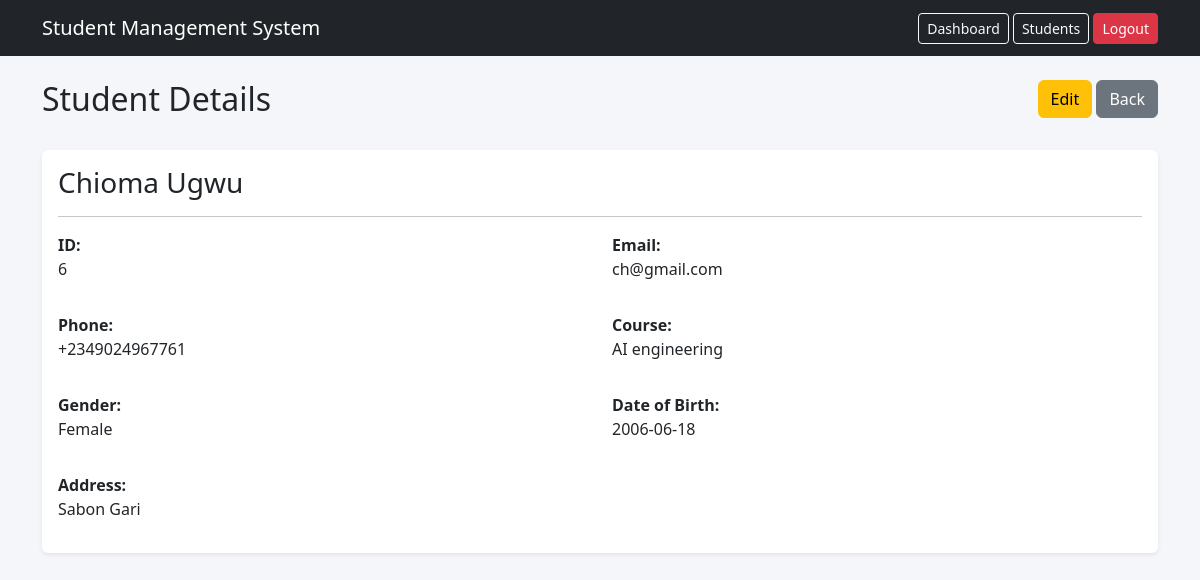
The page /student/6 (signed in) on the database its author committed.
### tables this page shows
CREATE TABLE students (
            id INTEGER PRIMARY KEY AUTOINCREMENT,
            name TEXT NOT NULL,
            email TEXT NOT NULL UNIQUE,
            phone TEXT NOT NULL,
            course TEXT NOT NULL,
            gender TEXT NOT NULL,
            date_of_birth TEXT,
            address TEXT,
            registration_date TIMESTAMP DEFAULT CURRENT_TIMESTAMP
        );

### app.py (the view)
@app.route("/student/<int:id>")
@login_required
def details(id):
    conn = get_db_connection()
    student = conn.execute(
        "SELECT * FROM students WHERE id = ?",
        (id,)
    ).fetchone()
    conn.close()
    if student is None:
        return render_template("404.html"), 404
    return render_template(
        "details.html",
        student=student
    )

### app.py (called while the page is built)
def get_db_connection():
    conn = sqlite3.connect(DATABASE)
    conn.row_factory = sqlite3.Row
    return conn

def login_required(function):
    @wraps(function)
    def wrapper(*args, **kwargs):
        if "logged_in" not in session:
            return redirect(url_for("login"))
        return function(*args, **kwargs)
    return wrapper

### templates/details.html (shortened to what this page needs)
{% extends "base.html" %}
{% block content %}
<div class="d-flex justify-content-between mb-4">
    <h2>
        Student Details
    </h2>
    <div>
        <a
            href="{{ url_for(
                'edit_student',
                id=student['id']
            ) }}"
            class="btn btn-warning">
            Edit
        </a>
        <a
            href="{{ url_for('students') }}"
            class="btn btn-secondary">
            Back
        </a>
    </div>
</div>
<div class="card shadow-sm">
    <div class="card-body">
        <h3>
            {{ student["name"] }}
        </h3>
        <hr>
        <div class="row">
            <div class="col-md-6 mb-3">
                <strong>ID:</strong>
                <p>
                    {{ student["id"] }}
                </p>
            </div>
            <div class="col-md-6 mb-3">
                <strong>Email:</strong>
                <p>
                    {{ student["email"] }}
                </p>
            </div>
            <div class="col-md-6 mb-3">
                <strong>Phone:</strong>
                <p>
                    {{ student["phone"] }}
                </p>
            </div>
            <div class="col-md-6 mb-3">
                <strong>Course:</strong>
                <p>
                    {{ student["course"] }}
                </p>
            </div>
            <div class="col-md-6 mb-3">
                <strong>Gender:</strong>
                <p>
                    {{ student["gender"] }}
                </p>
            </div>
            <div class="col-md-6 mb-3">
                <strong>Date of Birth:</strong>
                <p>
                    {{ student["date_of_birth"] or "Not provided" }}
                </p>
            </div>
            <div class="col-md-12">
                <strong>Address:</strong>
                <p>
                    {{ student["address"] or "Not provided" }}
                </p>
            </div>
        </div>
    </div>
</div>
{% endblock %}

### static/css/style.css (style rules this page uses)
body { background-color: #f5f6fa; }
.card { border: none; }

### rows shown on the page
students: name "Chioma Ugwu", id "6", email "ch@gmail.com", phone "+2349024967761", course "AI engineering", gender "Female", date_of_birth "2006-06-18", address "Sabon Gari"
